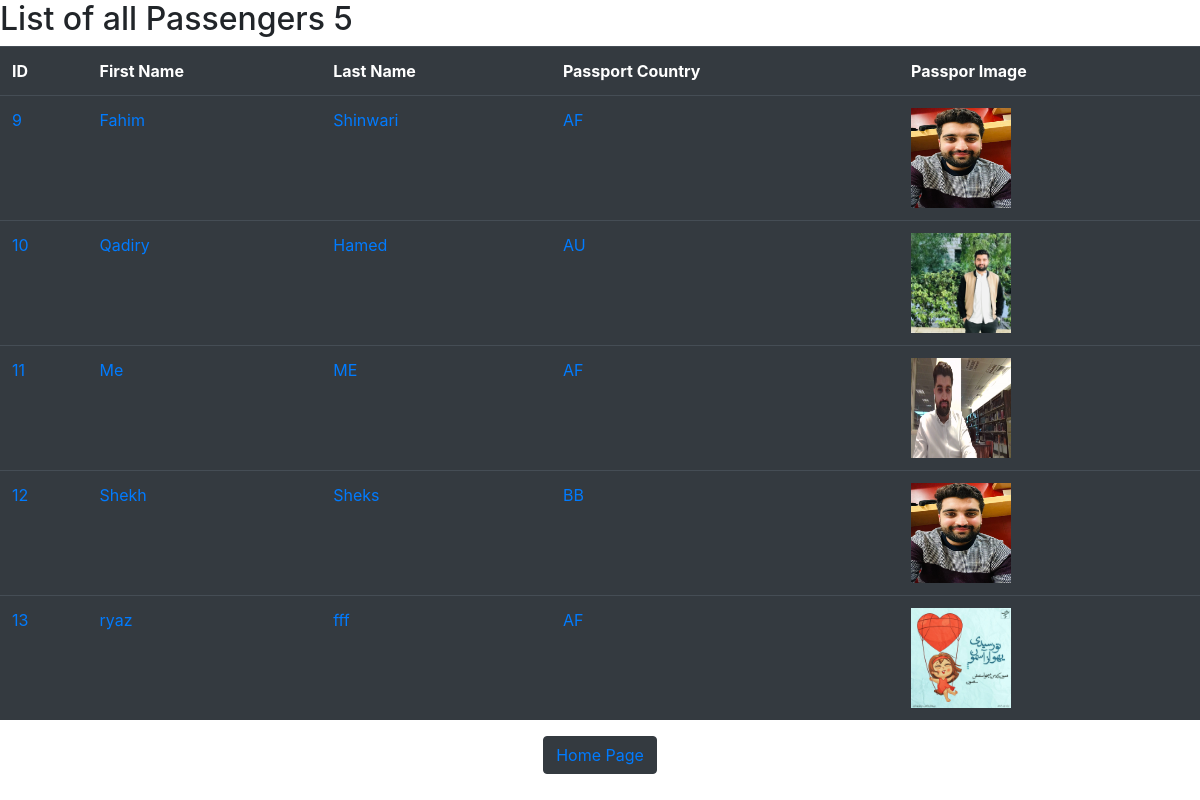
The page /AllPassengers/ (signed in) on the database as committed earlier.
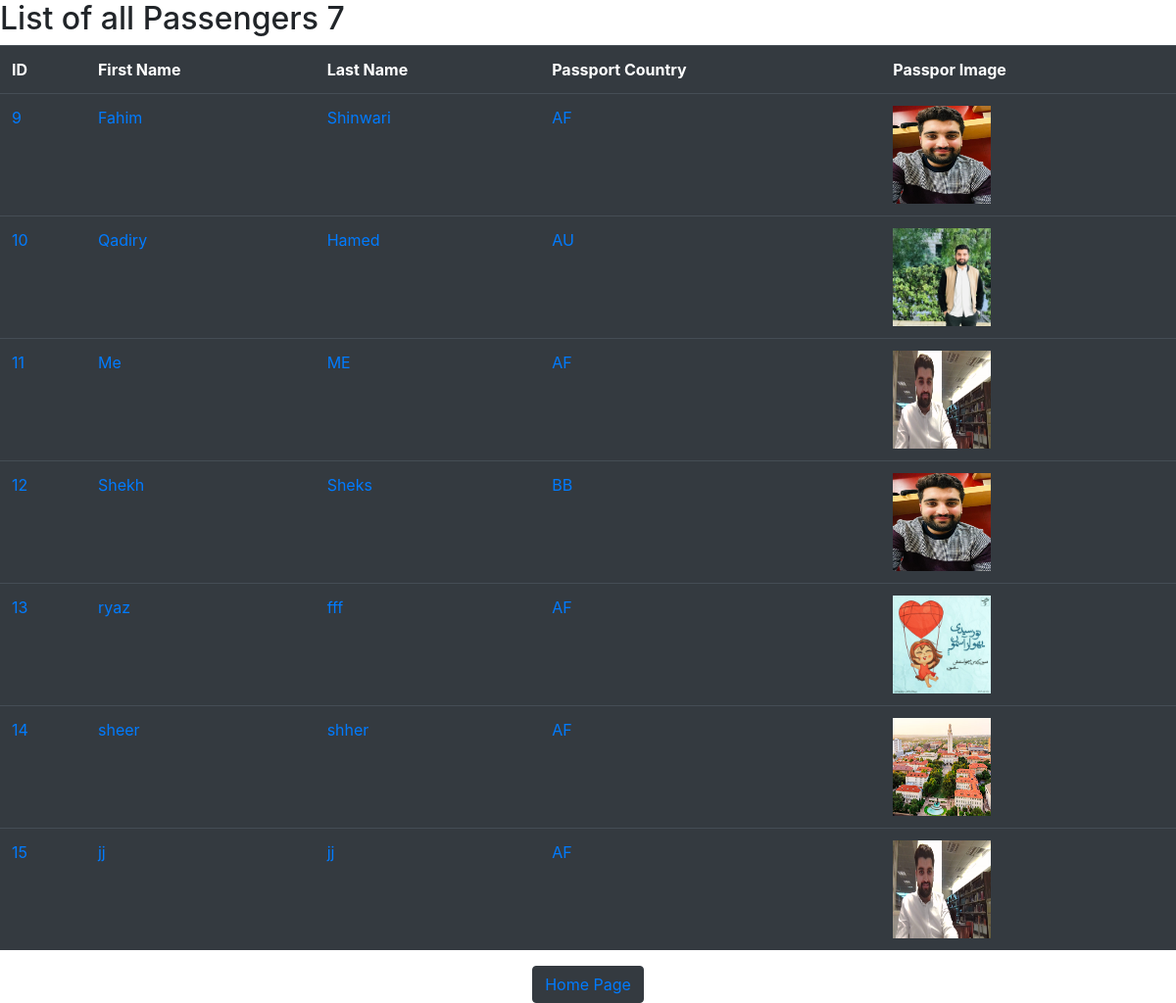
The same page on the database as committed later.
### FlightsSystem/models.py (models this page shows, shortened)
class PassengersModel(models.Model):
    first = models.CharField(max_length=10)
    last = models.CharField(max_length=20)
    passportCountry = models.CharField(max_length=30)
    passport_photo = models.ImageField(
        upload_to='images/', null=True, blank=True)
    flights = models.ManyToManyField(
        FlightModel, blank=True, related_name="passengers")

### FlightsSystem/views.py (the view)
# urls.py: path("AllPassengers/", views.AllPassengers, name="AllPassengers"),
@login_required(login_url='FlightsSystem:Login')
def AllPassengers(request):
    allPassengers = PassengersModel.objects.all()
    count = allPassengers.count()
    return render(request, "FlightsSystem/AllPassengers.html", {
        "allPassengers": allPassengers,
        "count": count
    })

### FlightsSystem/templates/FlightsSystem/AllPassengers.html (shortened to what this page needs)
{% extends "FLightsSystem/layout.html"%} {% block body%}
<h2>List of all Passengers {{count}}</h2>
<table class="table table-dark table-hover">
  <th>ID</th>
  <th>First Name</th>
  <th>Last Name</th>
  <th>Passport Country</th>
  <th>Passpor Image</th>
  {% for ThisPassenger in allPassengers %}
  <tr>
    <td>
      <a href="{% url 'FlightsSystem:pDetails' ThisPassenger.id %}"
        >{{ThisPassenger.id}}</a
      >
    </td>
    <td>
      <a href="{% url 'FlightsSystem:pDetails' ThisPassenger.id %}"
        >{{ThisPassenger.first}}</a
      >
    </td>
    <td>
      <a href="{% url 'FlightsSystem:pDetails' ThisPassenger.id %}"
        >{{ThisPassenger.last}}</a
      >
    </td>
    <td>
      <a href="{% url 'FlightsSystem:pDetails' ThisPassenger.id %}"
        >{{ThisPassenger.passportCountry}}</a
      >
    </td>
    <td>
      <a href="#" class="image-link">
        <img
          src="{{ ThisPassenger.passport_photo.url }}"
          alt="Passport Photo"
          width="100"
          height="100"
          alt="Passport photo"
        />
      </a>
    </td>
  </tr>
  {% endfor %}
</table>
<div style="text-align: center">
  <button class="btn btn-dark">
    <a href="{% url 'FlightsSystem:index' %}">Home Page</a>
  </button>
</div>
{% endblock%}

### FlightsSystem/templates/FlightsSystem/layout.html (shortened to what this page needs)
{% load static %}
<!DOCTYPE html>
<html lang="en">
  <head>
    <link rel="stylesheet" href="{% static 'FlightsSystem/styles.css'%}" />
    <link
      rel="stylesheet"
      href="https://maxcdn.bootstrapcdn.com/bootstrap/4.5.2/css/bootstrap.min.css"
    />
  </head>
  <body>
    {% block body %} {% endblock %}
  </body>
</html>

Rows that differ between the two databases and show on the page:
added PassengersModel: id "14", first "sheer", last "shher", passportCountry "AF", passport_photo (picture)
added PassengersModel: id "15", first "jj", last "jj", passportCountry "AF", passport_photo (picture)
Other text that changed with them:
{{ count }}: "5" → "7"
